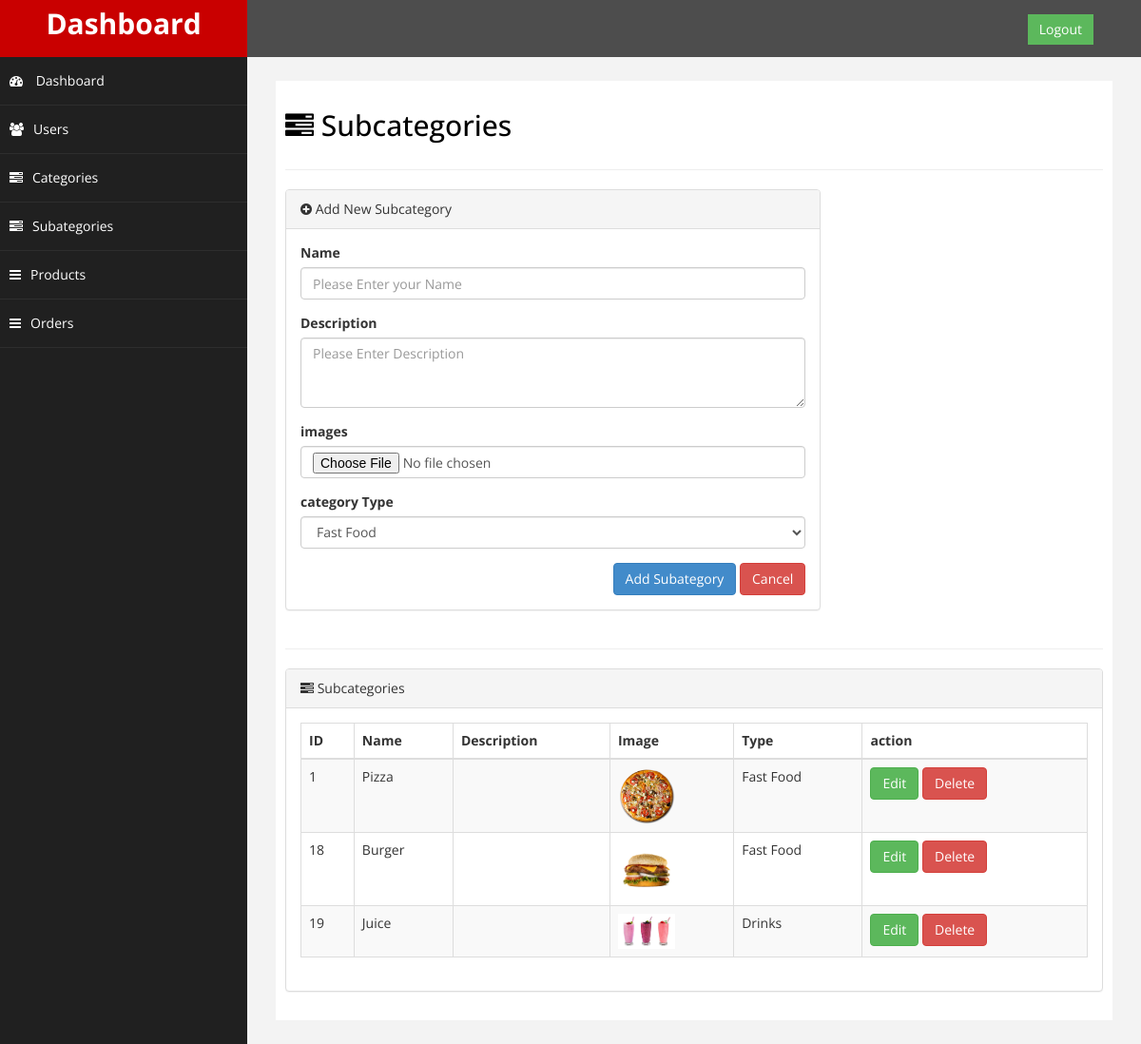
/admin/subcategories.php (signed in), run on the app's committed database.
### tables this page shows
CREATE TABLE `subcategories` (
  `id` int(11) NOT NULL,
  `name` varchar(25) NOT NULL,
  `description` varchar(255) DEFAULT NULL,
  `photo` varchar(255) DEFAULT NULL,
  `cat_id` int(11) DEFAULT NULL
);

CREATE TABLE `categories` (
  `id` int(11) NOT NULL,
  `name` varchar(40) NOT NULL,
  `photo` varchar(255) NOT NULL
);

### admin/subcategories.php (the view, shortened to what this page needs)
<?php
include('header.php');
?>
<div id="page-wrapper">
    <div id="page-inner">
        <div class="row">
            <div class="col-md-12">
                <h2><i class="fa fa-tasks"></i> Subcategories</h2>
            </div>
        </div>
        <hr />
        <div class="row">
            <div class="col-md-8">
                <div class="panel panel-default">
                    <div class="panel-heading">
                        <i class="fa fa-plus-circle"></i> Add New Subcategory
                    </div>
                    <div class="panel-body">
                        <div class="row">
                            <div class="col-md-12">
                                <form role="form" method="post" enctype="multipart/form-data">
                                    <div class="form-group">
                                        <label>Name</label>
                                        <input type="text" placeholder="Please Enter your Name " class="form-control"
                                            name="name" />
                                    </div>
                                    <div class="form-group">
                                        <label>Description</label>
                                        <textarea placeholder="Please Enter Description" class="form-control" cols="30"
                                            rows="3" name='description'></textarea>
                                    </div>
                                    <div class="form-group">
                                        <label>images</label>
                                        <input type="file" class="form-control" name="file" required>
                                    </div>
                                    <div class="form-group">
                                        <label>category Type</label>
                                        <select class="form-control" name="cat_id">
                                            <?php
                                        $sql="select * from categories " ;
                                        $stm = $db->prepare($sql);
                                        $stm->execute();
                                        foreach ($stm->fetchAll() as $row) {
                                            ?>
                                            <option value=<?php echo $row['id'] ?>>
                                              <?php echo  $row['name'] ?></option>
                                            <?php
                                        } ?>
                                        </select>
                                    </div>
                                    <div style="float:right;">
                                        <button type="submit" name="submit" class="btn btn-primary">Add
                                            Subategory</button>
                                        <button type="reset" class="btn btn-danger">Cancel</button>
                                    </div>
                            </div>
                        </div>
                    </div>
                </div>
            </div>
        </div>
        <hr />
        <div class="row">
            <div class="col-md-12">
                <div class="panel panel-default">
                    <div class="panel-heading">
                        <i class="fa fa-tasks"></i> Subcategories
                    </div>
                    <div class="panel-body">
                        <div class="table-responsive">
                            <table class="table table-striped table-bordered table-hover " id="dataTables-example">
                                <thead>
                                    <tr>
                                        <th>ID</th>
                                        <th>Name</th>
                                        <th>Description</th>
                                        <th>Image</th>
                                        <th>Type</th>
                                        <th>action</th>
                                    </tr>
                                </thead>
                                <tbody>
                                    <?php
                                    $stm = $db->prepare("select * from subcategories");
                                    $stm->execute();
                                    if ($stm->rowCount()) {
                                        foreach ($stm->fetchAll() as $row) {
                                            $id = $row['id'];
                                            $name = $row['name'];
                                            $description = $row['description'];
                                            $image_name= $row['photo'];
                                    ?>
                                    <tr class="odd gradeX">
                                        <td><?php echo $id  ?></td>
                                        <td><?php echo $name ?></td>
                                        <td><?php echo $description ?></td>
                                        <td><img src="upload/<?php echo  $image_name ?>
                                        " alt="not found" width="60px"></td>
                                        <td><?php
                                            $sql="select * from categories where id=:cat_id" ;
                                            $stm = $db->prepare($sql);
                                            $stm->execute(array("cat_id"=>$row['cat_id']));
                                            if ($stm->rowCount()>0)
                                            foreach ($stm->fetchAll() as $catRow)
                                               echo $catRow['name'];
                                            ?>
                                        </td>
                                        <td>
                                            <a href="editsubcategory.php?action=edit&id=<?php echo $id ?>" class='btn btn-success'>Edit</a>
                                            <a href="?action=delete&id=<?php echo $id ?>" class='btn btn-danger'
                                            onclick= "return confirm('Are You Sure !!')">Delete</a>
                                        </td>
                                    </tr>
                                    <?php  }
                                    } else { ?>
                                    <div class='alert alert-danger'>Not Row </div>
                                    <?php } ?>
                                </tbody>
                            </table>
                        </div>
                    </div>
                </div>
            </div>
        </div>
    </div>
</div>
</div>
<?php
include('footer.php');
?>

### admin/include/assets/css/custom.css (style rules this page uses)
body { font-family: 'Open Sans', sans-serif; }
#page-wrapper { padding: 15px 15px; min-height: 600px; background:#F3F3F3; }
#page-inner { width:100%; margin:10px 20px 10px 0px; background-color:#fff!important; padding:10px; min-height:600px; }
h2 { color: #000; }
@media (min-width:768px) { #page-wrapper { margin: 0 0 0 260px; padding: 15px 30px; } }

### data on the page
subcategories: id "1", name "Pizza", photo (picture)
categories: name "Fast Food"
subcategories: id "18", name "Burger", photo (picture)
subcategories: id "19", name "Juice", photo (picture)
categories: name "Drinks"

### other printed values
form field cat_id "Fast Food"
